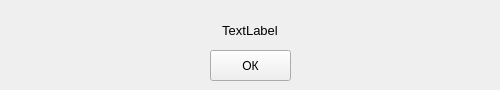
<?xml version="1.0" encoding="UTF-8"?>
<ui version="4.0">
 <class>FrameError</class>
 <widget class="QWidget" name="FrameError">
  <property name="windowModality">
   <enum>Qt::ApplicationModal</enum>
  </property>
  <property name="geometry">
   <rect>
    <x>0</x>
    <y>0</y>
    <width>500</width>
    <height>90</height>
   </rect>
  </property>
  <property name="minimumSize">
   <size>
    <width>500</width>
    <height>90</height>
   </size>
  </property>
  <property name="maximumSize">
   <size>
    <width>500</width>
    <height>90</height>
   </size>
  </property>
  <property name="windowTitle">
   <string>Ошибка</string>
  </property>
  <property name="windowIcon">
   <iconset>
    <normaloff>../icons/error.png</normaloff>../icons/error.png</iconset>
  </property>
  <widget class="QPushButton" name="buttonOk">
   <property name="geometry">
    <rect>
     <x>210</x>
     <y>50</y>
     <width>81</width>
     <height>31</height>
    </rect>
   </property>
   <property name="text">
    <string>ОК</string>
   </property>
  </widget>
  <widget class="QLabel" name="labelError">
   <property name="geometry">
    <rect>
     <x>50</x>
     <y>20</y>
     <width>400</width>
     <height>20</height>
    </rect>
   </property>
   <property name="font">
    <font>
     <pointsize>10</pointsize>
    </font>
   </property>
   <property name="text">
    <string>TextLabel</string>
   </property>
   <property name="alignment">
    <set>Qt::AlignCenter</set>
   </property>
  </widget>
 </widget>
 <resources/>
 <connections/>
</ui>
